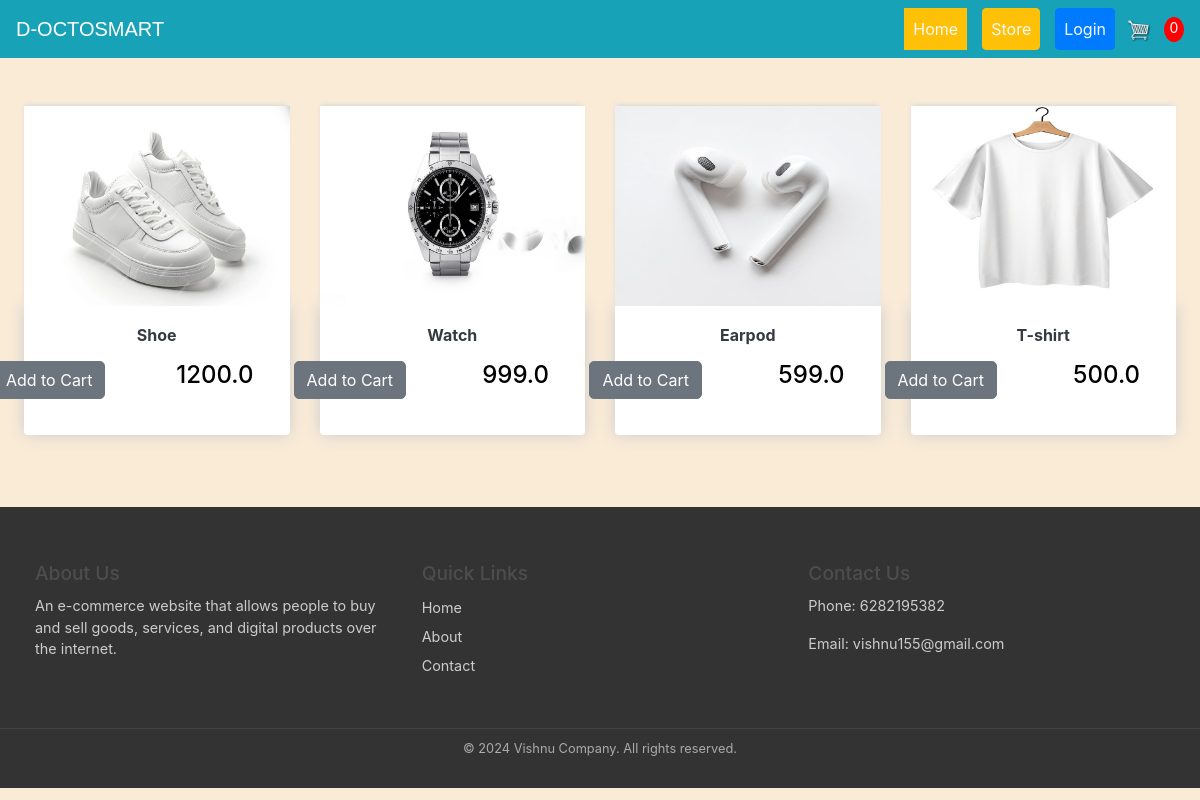
/store/, run on the app's committed database.
### store/models.py (models this page shows, shortened)
class Product(models.Model):
	name = models.CharField(max_length=200)
	price = models.FloatField()
	digital = models.BooleanField(default=False,null=True, blank=True)
	image = models.ImageField(null=True, blank=True)
	@property
	def imageURL(self):
		try:
			url = self.image.url
		except:
			url = ''
		return url

### store/views.py (the view)
# urls.py: path('', include('store.urls')),
def store(request):
	data = cartData(request)
	cartItems = data['cartItems']
	order = data['order']
	items = data['items']
	products = Product.objects.all()
	context = {'products':products, 'cartItems':cartItems}
	return render(request, 'store/store.html',context)

### store/utils.py (called while the page is built, shortened)
def cookieCart(request):
	try:
		cart = json.loads(request.COOKIES['cart'])
	except:
		cart = {}
		print('CART:', cart)
	items = []
	order = {'get_cart_total':0, 'get_cart_items':0, 'shipping':False}
	cartItems = order['get_cart_items']
	return {'cartItems':cartItems ,'order':order, 'items':items}

def cartData(request):
	if request.user.is_authenticated:
		customer = request.user.customer
		order, created = Order.objects.get_or_create(customer=customer, complete=False)
		items = order.orderitem_set.all()
		cartItems = order.get_cart_items
	else:
		cookieData = cookieCart(request)
		cartItems = cookieData['cartItems']
		order = cookieData['order']
		items = cookieData['items']
	return {'cartItems':cartItems ,'order':order, 'items':items}

### store/templates/store/store.html
{% extends 'store/main.html' %} {% load static %} {% block content %}
<body style="background-color: antiquewhite">
  <br />
  <div class="row p-4">
    {% for product in products %}
    <div style="text-align: center" class=" col-lg-3">
      <img class="thumbnail" src="{{product.imageURL}}" />
      <div class="box-element product">
        <h6 class="text-center text-dark"><strong>{{product.name}}</strong></h6>
        <div class="store1 m-3">
          <button
            style="border-radius: 5px; margin-left: -130px;"
            data-product="{{product.id}}"
            data-action="add"
            class="btn btn-secondary add-btn update-cart"
          >
            Add to Cart
          </button>
          <h4
            style="
              color: black;
              margin-left: 8px;
              display: inline-block;
              float: right;
            "
          >
            {{product.price}}
          </h4>
        </div>
      </div>
    </div>
    {% endfor %}
  </div>
</body>
{% endblock content %}

### static/css/main.css (style rules this page uses)
body { background-color: hsl(0, 0%, 98%); }
h1,h2,h3,h4,h5,h6 { color:hsl(0, 0%, 30%); }
.box-element { box-shadow:hsl(0, 0%, 80%) 0 0 16px; background-color: #fff; border-radius: 4px; padding: 10px; }
.thumbnail { width: 100%; height: 200px; -webkit-box-shadow: -1px -3px 5px -2px rgba(214,214,214,1); -moz-box-shadow: -1px -3px 5px -2px rgba(214,214,214,1); box-shadow: -1px -3px 5px -2px rgba(214,214,214,1); }
.product { border-radius: 0 0 4px 4px; }
.btn { border-radius: 0; }

### store/templates/store/main.html (style rules this page uses)
body { background-color: hsl(0, 0%, 98%); }
* { padding: 0; margin: 0; }
h1, h2, h3, h4, h5, h6 { color: hsl(0, 0%, 30%); }
.box-element { box-shadow: hsl(0, 0%, 80%) 0 0 16px; background-color: #fff; border-radius: 4px; padding: 20px; }
.thumbnail { width: 100%; height: 200px; -webkit-box-shadow: -1px -3px 5px -2px rgba(214, 214, 214, 1); -moz-box-shadow: -1px -3px 5px -2px rgba(214, 214, 214, 1); box-shadow: -1px -3px 5px -2px rgba(214, 214, 214, 1); }
.product { border-radius: 0 0 4px 4px; }
.btn { border-radius: 0; }

### data on the page
Product: imageURL (picture), name "Shoe", price "1200.0"
Product: imageURL (picture), name "Watch", price "999.0"
Product: imageURL (picture), name "Earpod", price "599.0"
Product: imageURL (picture), name "T-shirt", price "500.0"

### other printed values
{{ cartItems }} "0"
